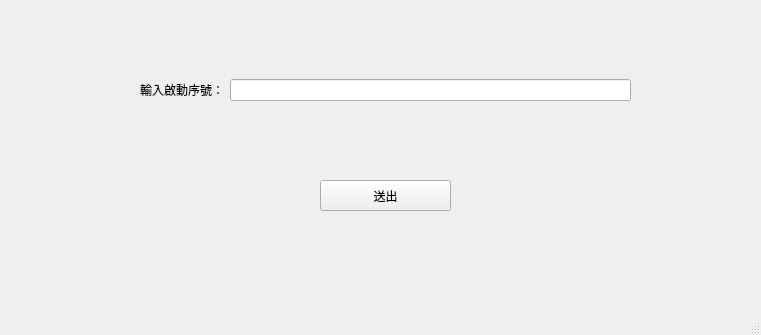
<?xml version="1.0" encoding="UTF-8"?>
<ui version="4.0">
 <class>MainWindow</class>
 <widget class="QMainWindow" name="MainWindow">
  <property name="geometry">
   <rect>
    <x>0</x>
    <y>0</y>
    <width>761</width>
    <height>335</height>
   </rect>
  </property>
  <property name="windowTitle">
   <string>MainWindow</string>
  </property>
  <widget class="QWidget" name="centralwidget">
   <widget class="QWidget" name="horizontalLayoutWidget">
    <property name="geometry">
     <rect>
      <x>140</x>
      <y>50</y>
      <width>491</width>
      <height>80</height>
     </rect>
    </property>
    <layout class="QHBoxLayout" name="horizontalLayout">
     <item>
      <widget class="QLabel" name="label">
       <property name="text">
        <string>輸入啟動序號：</string>
       </property>
      </widget>
     </item>
     <item>
      <widget class="QLineEdit" name="activate_code"/>
     </item>
    </layout>
   </widget>
   <widget class="QPushButton" name="submit_btn">
    <property name="geometry">
     <rect>
      <x>320</x>
      <y>180</y>
      <width>131</width>
      <height>31</height>
     </rect>
    </property>
    <property name="text">
     <string>送出</string>
    </property>
   </widget>
  </widget>
  <widget class="QMenuBar" name="menubar">
   <property name="geometry">
    <rect>
     <x>0</x>
     <y>0</y>
     <width>761</width>
     <height>21</height>
    </rect>
   </property>
  </widget>
  <widget class="QStatusBar" name="statusbar"/>
 </widget>
 <resources/>
 <connections/>
</ui>
